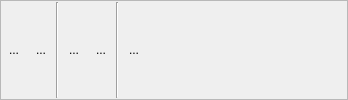
      <widget class="QFrame" name="frame_2">
       <property name="frameShape">
        <enum>QFrame::StyledPanel</enum>
       </property>
       <property name="frameShadow">
        <enum>QFrame::Raised</enum>
       </property>
       <layout class="QHBoxLayout">
        <property name="spacing">
         <number>3</number>
        </property>
        <property name="leftMargin">
         <number>1</number>
        </property>
        <property name="topMargin">
         <number>1</number>
        </property>
        <property name="rightMargin">
         <number>1</number>
        </property>
        <property name="bottomMargin">
         <number>1</number>
        </property>
        <item>
         <widget class="QToolButton" name="tbShaderExecute">
          <property name="toolTip">
           <string>Debug Shader (Ctrl+F5)</string>
          </property>
          <property name="text">
           <string>...</string>
          </property>
          <property name="icon">
           <iconset resource="../glslDevil.qrc">
            <normaloff>:/icons/icons/shader-execute_32.png</normaloff>:/icons/icons/shader-execute_32.png</iconset>
          </property>
          <property name="shortcut">
           <string>Ctrl+F5</string>
          </property>
          <property name="autoRaise">
           <bool>true</bool>
          </property>
         </widget>
        </item>
        <item>
         <widget class="QToolButton" name="tbShaderReset">
          <property name="toolTip">
           <string>Reset Debug Session (Ctrl+Shift+F5)</string>
          </property>
          <property name="text">
           <string>...</string>
          </property>
          <property name="icon">
           <iconset resource="../glslDevil.qrc">
            <normaloff>:/icons/icons/shader-reset_32.png</normaloff>:/icons/icons/shader-reset_32.png</iconset>
          </property>
          <property name="shortcut">
           <string>Ctrl+Shift+F5</string>
          </property>
          <property name="autoRaise">
           <bool>true</bool>
          </property>
         </widget>
        </item>
        <item>
         <widget class="Line" name="line_4">
          <property name="orientation">
           <enum>Qt::Vertical</enum>
          </property>
         </widget>
        </item>
        <item>
         <widget class="QToolButton" name="tbShaderStep">
          <property name="toolTip">
           <string>Step (F11)</string>
          </property>
          <property name="text">
           <string>...</string>
          </property>
          <property name="icon">
           <iconset resource="../glslDevil.qrc">
            <normaloff>:/icons/icons/shader-next_32.png</normaloff>:/icons/icons/shader-next_32.png</iconset>
          </property>
          <property name="shortcut">
           <string>F11</string>
          </property>
          <property name="autoRaise">
           <bool>true</bool>
          </property>
         </widget>
        </item>
        <item>
         <widget class="QToolButton" name="tbShaderStepOver">
          <property name="toolTip">
           <string>Step Over (F10)</string>
          </property>
          <property name="text">
           <string>...</string>
          </property>
          <property name="icon">
           <iconset resource="../glslDevil.qrc">
            <normaloff>:/icons/icons/go-jump-over_32.png</normaloff>:/icons/icons/go-jump-over_32.png</iconset>
          </property>
          <property name="shortcut">
           <string>F10</string>
          </property>
          <property name="autoRaise">
           <bool>true</bool>
          </property>
         </widget>
        </item>
        <item>
         <widget class="Line" name="line_5">
          <property name="orientation">
           <enum>Qt::Vertical</enum>
          </property>
         </widget>
        </item>
        <item>
         <widget class="QToolButton" name="tbShaderFragmentOptions">
          <property name="toolTip">
           <string>Edit Per-Fragment Options ... (F4)</string>
          </property>
          <property name="text">
           <string>...</string>
          </property>
          <property name="icon">
           <iconset resource="../glslDevil.qrc">
            <normaloff>:/icons/icons/shader-dbg-code_32.png</normaloff>:/icons/icons/shader-dbg-code_32.png</iconset>
          </property>
          <property name="shortcut">
           <string>F4</string>
          </property>
          <property name="autoRaise">
           <bool>true</bool>
          </property>
         </widget>
        </item>
        <item>
         <spacer>
          <property name="orientation">
           <enum>Qt::Horizontal</enum>
          </property>
          <property name="sizeHint" stdset="0">
           <size>
            <width>200</width>
            <height>20</height>
           </size>
          </property>
         </spacer>
        </item>
       </layout>
      </widget>
